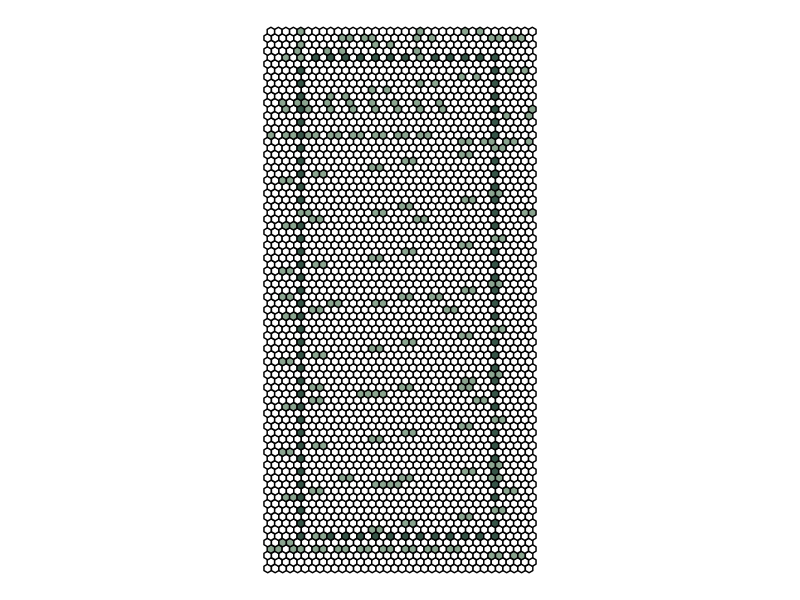

Write R code to recreate this figure. (Note: this script raises an error after producing the figure.)
## ---- chunk 1
knitr::opts_chunk$set(echo = TRUE)
## ---- chunk 2
library(tidyverse)
## ---- chunk 3
shower_width <- 36

shower_length <- 72

n_across <- shower_width

n_down <- ceiling(shower_length/(3/sqrt(3)))

inset <- 5

across_xs <- rep(c(0,0, .5, 1, 1, .5, 0), n_across) +
    rep(0:(n_across-1), each = 7)

across_ys <- rep(c(0, 1/sqrt(3), 3/(2*sqrt(3)), 1/sqrt(3), 0,-1/(2*sqrt(3)), 0), n_across)

light_green <- c()
light_green <- c(
  # vertical diamonds
  seq(2551, 4901, n_down) + 2,
  seq(103, 2403, n_down*2),
  seq(103, 2403, n_down*2) + 1,
  seq(2599, 4949, n_down) - 2,
  seq(103, 2403, n_down*2) + 44,
  seq(103, 2403, n_down*2) + 45,
  seq(103, 103 + n_across - 6, 3),
  seq(104, 103 + n_across - 5, 3),
  seq(2551 + 5, 2551 + n_across - 5, 3),
  seq(2551 + 5 + n_across, 2551 + n_across - 5 + n_across, 3),
  seq(2403, 2403 + n_across - 6, 3),
  seq(2404, 2403 + n_across - 5, 3),
  seq(4851 + 5, 4851 + n_across - 5, 3),
  seq(4851 + 5 + n_across, 4851 + n_across - 5 + n_across, 3),
  # stars
  c(
      c(2762, 2762 + n_across, 2762 + 3*n_across, 2762 + 4*n_across),
      seq(362, by = 50, length.out = 2), 
      seq(362, by = 50, length.out = 2) + 1,
      c(2860,2861, 2863, 2864)
    ) + 103,
  c(
      c(2762, 2762 + n_across, 2762 + 3*n_across, 2762 + 4*n_across),
      seq(362, by = 50, length.out = 2), 
      seq(362, by = 50, length.out = 2) + 1,
      c(2860,2861, 2863, 2864)
    ) + 103 + 500,
  c(
      c(2762, 2762 + n_across, 2762 + 3*n_across, 2762 + 4*n_across),
      seq(362, by = 50, length.out = 2), 
      seq(362, by = 50, length.out = 2) + 1,
      c(2860,2861, 2863, 2864)
    ) + 103 + 1000,
  c(
      c(2762, 2762 + n_across, 2762 + 3*n_across, 2762 + 4*n_across),
      seq(362, by = 50, length.out = 2), 
      seq(362, by = 50, length.out = 2) + 1,
      c(2860,2861, 2863, 2864)
    ) + 103 + 1500,
  c(
      c(2762, 2762 + n_across, 2762 + 3*n_across, 2762 + 4*n_across),
      seq(362, by = 50, length.out = 2), 
      seq(362, by = 50, length.out = 2) + 1,
      c(2860,2861, 2863, 2864)
    ) + 123,
  c(
      c(2762, 2762 + n_across, 2762 + 3*n_across, 2762 + 4*n_across),
      seq(362, by = 50, length.out = 2), 
      seq(362, by = 50, length.out = 2) + 1,
      c(2860,2861, 2863, 2864)
    ) + 123 + 500,
  c(
      c(2762, 2762 + n_across, 2762 + 3*n_across, 2762 + 4*n_across),
      seq(362, by = 50, length.out = 2), 
      seq(362, by = 50, length.out = 2) + 1,
      c(2860,2861, 2863, 2864)
    ) + 123 + 1000,
  c(
      c(2762, 2762 + n_across, 2762 + 3*n_across, 2762 + 4*n_across),
      seq(362, by = 50, length.out = 2), 
      seq(362, by = 50, length.out = 2) + 1,
      c(2860,2861, 2863, 2864)
    ) + 123 + 1500
)

dark_green <- c(
  # outer every other dot
  seq(inset*n_across + inset, (inset + 1)*n_across - inset, 2),
  seq(2*n_across*n_down - inset*n_across + inset, 
      2*n_across*n_down - (inset - 1)*n_across - inset, 
      2),
  seq(inset*n_across + inset, 
      2*n_across*n_down - inset*n_across + inset, 
      2*n_across),
  seq((inset + 1)*n_across - inset, 
      2*n_across*n_down - (inset - 1)*n_across - inset, 
      2*n_across)
  # inner every other dot
  # seq(2651, 4801, n_down) + 4,
  # seq(2699, 4849, n_down) - 4,
  # seq(2655, 2695, 2),
  # seq(4805, 4845, 2),
  # stars
  # seq(2862 + 2*n_across + 3, by = 500, length.out = 4),
  # seq(2862 + 2*n_across + 23, by = 500, length.out = 4)
)

# hexagon = tibble(
#   x = rep(across_xs, n_down),
#   y = rep(across_ys, n_down) + 
#     rep((0:(n_down - 1))*(3/sqrt(3)), each = 7*n_across),
#   group = rep(1:(n_across*n_down), each = 7),
#   colors = if_else(group %in% light_green,
#                    "#8aa48f",
#                    if_else(group %in% dark_green,
#                           "#365447",
#                           "white"))
# )

hexagon <- tibble(
  x = rep(c(across_xs, across_xs + sqrt(3)/4), n_down),
  y = rep(c(across_ys, across_ys + 3/(2*sqrt(3))), n_down) + 
    rep((0:(n_down - 1))*(3/sqrt(3)), each = 2*7*n_across),
  group = rep(1:(2*n_across*n_down), each = 7),
  colors = if_else(group %in% light_green,
                   "#8aa48f",
                   if_else(group %in% dark_green,
                          "#365447",
                          "white"))
)

# hexagon2 <-
#   hexagon %>% 
#   mutate(x = x + sqrt(3)/4,
#          y = y + 3/(2*sqrt(3)),
#          group = group + max(group)#,
  # colors = if_else(group %in% light_green,
  #                  "#8aa48f",
  #                  if_else(group %in% dark_green,
  #                         "#365447",
  #                         "white"))
# )

## ---- chunk 4
hexagon %>% 
  ggplot(aes(x = x,
             y = y, 
             group = group)) +
  geom_polygon(color = "black",
               aes(fill = colors)) +
  # geom_polygon(data = hexagon2,
  #              color = "black",
  #              fill = "white") +
 scale_fill_identity() +
  # geom_text(data = . %>%
  #             group_by(group) %>%
  #             summarize(mid_x = mean(x),
  #                       mid_y = mean(y)),
  #           aes(x = mid_x,
  #               y = mid_y,
  #               label = group)) +
  coord_equal() +
  theme_void()
## ---- chunk 5

# #8aa48f light
# #365447 dark
# #754a41 burgundy

hexagon %>% 
  ggplot(aes(x = x,
             y = y, 
             group = group)) +
  geom_polygon(color = "black",
               aes(fill = colors)) +
  geom_polygon(data = hexagon2,
               aes(fill = colors),
               color = "black") +
  geom_text(data = . %>%
              group_by(group) %>%
              summarize(mid_x = mean(x),
                        mid_y = mean(y)),
            aes(x = mid_x,
                y = mid_y,
                label = group)) +
  geom_text(data = hexagon2 %>%
              group_by(group) %>%
              summarize(mid_x = mean(x),
                        mid_y = mean(y)),
            aes(x = mid_x,
                y = mid_y,
                label = group)) +
  scale_fill_identity() +
  coord_equal() +
  theme_void()
## ---- chunk 6
ggsave(filename = "bathroom_floor.png")
ggsave(filename = "bathroom_floor.pdf")

ggsave(filename = "bathroom_floor_numbered.pdf", height = 40, width = 30)
